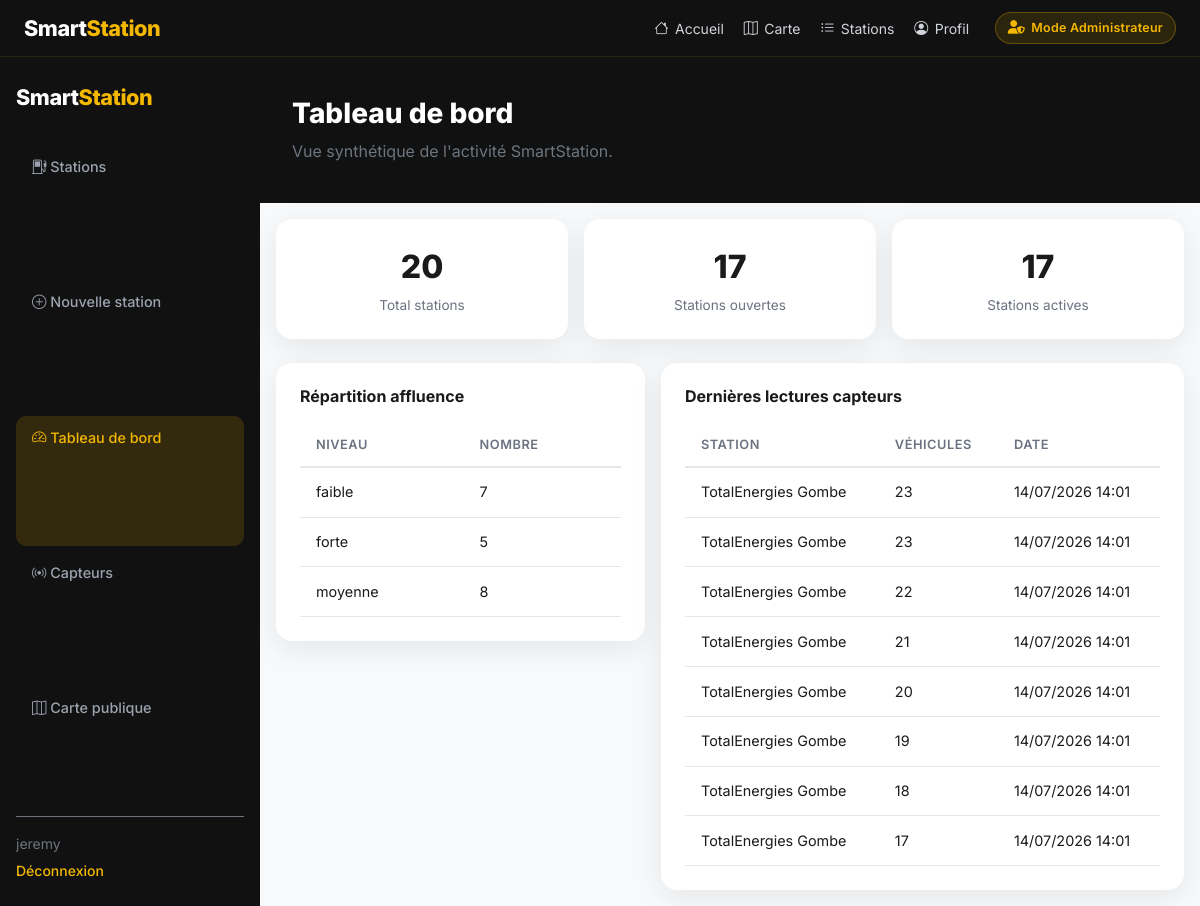
/administration/tableau-de-bord/ (signed in), run on the app's committed database.
### stations/models.py (models this page shows, shortened)
class HistoriqueCapteurs(models.Model):
    station = models.ForeignKey(
        StationService,
        on_delete=models.CASCADE,
        related_name="historiques",
    )
    nombre_vehicules = models.PositiveIntegerField()
    timestamp = models.DateTimeField(auto_now_add=True)
    class Meta:
        ordering = ["-timestamp"]

class StationService(models.Model):
    STATUT_OUVERTE = "ouverte"
    STATUT_FERMEE = "fermee"
    STATUT_CHOICES = [
        (STATUT_OUVERTE, "Ouverte"),
        (STATUT_FERMEE, "Fermée"),
    ]
    AFFLUENCE_FAIBLE = "faible"
    AFFLUENCE_MOYENNE = "moyenne"
    AFFLUENCE_FORTE = "forte"
    AFFLUENCE_CHOICES = [
        (AFFLUENCE_FAIBLE, "Faible"),
        (AFFLUENCE_MOYENNE, "Moyenne"),
        (AFFLUENCE_FORTE, "Forte"),
    ]
    nom = models.CharField(max_length=255)
    adresse = models.CharField(max_length=500, blank=True, default="")
    latitude = models.FloatField()
    longitude = models.FloatField()
    telephone = models.CharField(max_length=30, blank=True, default="")
    carburants = models.CharField(
        max_length=255,
        default="Essence, Gasoil",
        help_text="Carburants proposés, séparés par des virgules.",
    )
    capacite_max = models.PositiveIntegerField(default=30)
    statut = models.CharField(
        max_length=10,
        choices=STATUT_CHOICES,
        default=STATUT_OUVERTE,
    )
    carburant_disponible = models.BooleanField(default=True)
    nombre_vehicules = models.PositiveIntegerField(default=0)
    niveau_affluence = models.CharField(
        max_length=10,
        choices=AFFLUENCE_CHOICES,
        default=AFFLUENCE_FAIBLE,
    )
    date_mise_a_jour = models.DateTimeField(auto_now=True)
    class Meta:
        ordering = ["nom"]

### stations/views.py (the view)
# urls.py: path("administration/tableau-de-bord/", DashboardView.as_view(), name="admin-dashboard"),
class DashboardView(AdminRequiredMixin, TemplateView):
    template_name = "stations/dashboard.html"
    def get_context_data(self, **kwargs: Any) -> dict[str, Any]:
        from django.db.models import Count
        context = super().get_context_data(**kwargs)
        context.update(
            {
                "total_stations": StationService.objects.count(),
                "stations_ouvertes": StationService.objects.filter(
                    statut=StationService.STATUT_OUVERTE
                ).count(),
                "stations_actives": StationService.objects.exclude(
                    statut=StationService.STATUT_FERMEE
                ).count(),
                "repartition_affluence": (
                    StationService.objects.values("niveau_affluence")
                    .annotate(total=Count("id"))
                    .order_by("niveau_affluence")
                ),
                "derniers_capteurs": HistoriqueCapteurs.objects.select_related(
                    "station"
                ).all()[:8],
            }
        )
        return context

### stations/views.py (called while the page is built)
    def test_func(self) -> bool:
        user = self.request.user
        return bool(user and (user.is_staff or user.is_superuser))

### templates/stations/dashboard.html (shortened to what this page needs)
{% extends "stations/base_admin.html" %}
{% block content %}
<header class="ss-admin-hero">
  <h1>Tableau de bord</h1>
  <p class="text-secondary mb-0">Vue synthétique de l'activité SmartStation.</p>
</header>
<div class="p-3">
  <div class="row g-3 mb-4">
    <div class="col-md-4"><div class="ss-card ss-stat-card"><div class="number">{{ total_stations }}</div><div class="label">Total stations</div></div></div>
    <div class="col-md-4"><div class="ss-card ss-stat-card"><div class="number">{{ stations_ouvertes }}</div><div class="label">Stations ouvertes</div></div></div>
    <div class="col-md-4"><div class="ss-card ss-stat-card"><div class="number">{{ stations_actives }}</div><div class="label">Stations actives</div></div></div>
  </div>
  <div class="row g-3">
    <div class="col-md-5">
      <div class="ss-card">
        <h2 class="h6 fw-bold mb-3">Répartition affluence</h2>
        <table class="ss-table">
          <thead><tr><th>Niveau</th><th>Nombre</th></tr></thead>
          <tbody>
            {% for item in repartition_affluence %}
              <tr><td>{{ item.niveau_affluence|default:"-" }}</td><td>{{ item.total }}</td></tr>
            {% endfor %}
          </tbody>
        </table>
      </div>
    </div>
    <div class="col-md-7">
      <div class="ss-card">
        <h2 class="h6 fw-bold mb-3">Dernières lectures capteurs</h2>
        <table class="ss-table">
          <thead><tr><th>Station</th><th>Véhicules</th><th>Date</th></tr></thead>
          <tbody>
            {% for h in derniers_capteurs %}
              <tr><td>{{ h.station.nom }}</td><td>{{ h.nombre_vehicules }}</td><td>{{ h.timestamp|date:"d/m/Y H:i" }}</td></tr>
            {% empty %}
              <tr><td colspan="3" class="text-muted">Aucune donnée.</td></tr>
            {% endfor %}
          </tbody>
        </table>
      </div>
    </div>
  </div>
</div>
{% endblock %}

### templates/stations/base_admin.html (shortened to what this page needs)
{% load static %}
<!doctype html>
<html lang="fr">
  <head>
    <link href="https://cdn.jsdelivr.net/npm/bootstrap@5.3.3/dist/css/bootstrap.min.css" rel="stylesheet" />
    <link href="https://cdn.jsdelivr.net/npm/bootstrap-icons@1.11.3/font/bootstrap-icons.min.css" rel="stylesheet" />
    <link href="https://cdnjs.cloudflare.com/ajax/libs/font-awesome/6.5.2/css/all.min.css" rel="stylesheet" />
    <link rel="stylesheet" href="{% static 'stations/css/smartstation.css' %}" />
  </head>
  <body class="ss-admin-body">
    {% include "stations/partials/navbar_admin.html" %}
    <div class="ss-admin-layout">
      <aside class="ss-admin-sidebar">
        <a href="{% url 'admin-stations' %}" class="ss-logo">
          <span class="ss-logo__smart">Smart</span><span class="ss-logo__station">Station</span>
        </a>
        <nav class="ss-admin-nav">
          <a href="{% url 'admin-stations' %}" class="{% if request.resolver_match.url_name == 'admin-stations' or request.resolver_match.url_name == 'admin-station-detail' %}active{% endif %}">
            <i class="bi bi-fuel-pump"></i> Stations
          </a>
          <a href="{% url 'station-create' %}" class="{% if request.resolver_match.url_name == 'station-create' %}active{% endif %}">
            <i class="bi bi-plus-circle"></i> Nouvelle station
          </a>
          <a href="{% url 'admin-dashboard' %}" class="{% if request.resolver_match.url_name == 'admin-dashboard' %}active{% endif %}">
            <i class="bi bi-speedometer2"></i> Tableau de bord
          </a>
          <a href="{% url 'admin-capteurs' %}" class="{% if request.resolver_match.url_name == 'admin-capteurs' %}active{% endif %}">
            <i class="bi bi-broadcast"></i> Capteurs
          </a>
          <a href="{% url 'map' %}"><i class="bi bi-map"></i> Carte publique</a>
        </nav>
        <div class="mt-auto pt-3 border-top border-secondary">
          <p class="small text-secondary mb-1">{{ user.username }}</p>
          {% include "stations/partials/logout_form.html" with action_url="admin-logout" button_class="ss-logout-btn ss-admin-logout-btn" icon=False label="Déconnexion" %}
        </div>
      </aside>
      <main class="ss-admin-main">
        {% block content %}{% endblock %}
      </main>
    </div>
  </body>
</html>

### static/stations/css/smartstation.css (style rules this page uses)
:root { --ss-black: #111111; --ss-yellow: #f5b800; --ss-yellow-hover: #e0a800; --ss-white: #ffffff; --ss-bg: #f8f9fa; --ss-text: #1a1a1a; --ss-muted: #6b7280; --ss-border: #e5e7eb; --ss-green: #22c55e; --ss-orange: #f97316; --ss-red: #ef4444; --ss-radius: 16px; --ss-radius-pill: 999px; --ss-shadow: 0 8px 30px rgba(0, 0, 0, 0.08); --ss-shadow-lg: 0 20px 50px rgba(0, 0, 0, 0.12); --ss-transition: 0.2s ease; }
*, *::before, *::after { box-sizing: border-box; }
body { margin: 0; font-family: "Inter", system-ui, sans-serif; background: var(--ss-bg); color: var(--ss-text); -webkit-font-smoothing: antialiased; }
a { color: inherit; text-decoration: none; }
.ss-logo { font-weight: 800; font-size: 1.35rem; letter-spacing: -0.02em; }
.ss-logo__smart { color: var(--ss-white); }
.ss-logo__station { color: var(--ss-yellow); }
.ss-card { background: var(--ss-white); border-radius: var(--ss-radius); box-shadow: var(--ss-shadow); padding: 1.5rem; transition: transform var(--ss-transition), box-shadow var(--ss-transition); }
.ss-stat-card { text-align: center; padding: 1.5rem; }
.ss-stat-card .number { font-size: 2rem; font-weight: 800; color: var(--ss-text); }
.ss-stat-card .label { font-size: 0.85rem; color: var(--ss-muted); margin-top: 0.25rem; }
.ss-admin-hero { background: var(--ss-black); color: var(--ss-white); padding: 2rem 2rem 2.5rem; }
.ss-admin-hero h1 { font-size: 1.75rem; font-weight: 800; margin: 0.5rem 0; }
.ss-table { width: 100%; border-collapse: collapse; font-size: 0.9rem; }
.ss-table th { text-align: left; padding: 0.75rem 1rem; border-bottom: 2px solid var(--ss-border); font-weight: 600; color: var(--ss-muted); font-size: 0.8rem; text-transform: uppercase; letter-spacing: 0.04em; }
.ss-table td { padding: 0.85rem 1rem; border-bottom: 1px solid var(--ss-border); }
.ss-admin-body { min-height: 100vh; display: flex; flex-direction: column; background: var(--ss-bg); }
.ss-admin-layout { flex: 1; min-height: 0; display: grid; grid-template-columns: 260px 1fr; }
.ss-admin-sidebar { background: var(--ss-black); color: var(--ss-white); padding: 1.5rem 1rem; display: flex; flex-direction: column; }
.ss-admin-sidebar .ss-logo { margin-bottom: 2rem; display: block; }
.ss-admin-nav { display: grid; gap: 0.35rem; flex: 1; }
.ss-admin-nav a { padding: 0.65rem 1rem; border-radius: 10px; color: #9ca3af; font-weight: 500; font-size: 0.9rem; transition: all var(--ss-transition); }
.ss-admin-nav a:hover, .ss-admin-nav a.active { background: rgba(245, 184, 0, 0.15); color: var(--ss-yellow); }
.ss-admin-main { background: var(--ss-bg); min-height: 0; overflow-y: auto; }

### data on the page
HistoriqueCapteurs: station.nom "TotalEnergies Gombe", nombre_vehicules "23", timestamp "14/07/2026 14:01"
HistoriqueCapteurs: station.nom "TotalEnergies Gombe", nombre_vehicules "23", timestamp "14/07/2026 14:01"
HistoriqueCapteurs: station.nom "TotalEnergies Gombe", nombre_vehicules "22", timestamp "14/07/2026 14:01"
HistoriqueCapteurs: station.nom "TotalEnergies Gombe", nombre_vehicules "21", timestamp "14/07/2026 14:01"
HistoriqueCapteurs: station.nom "TotalEnergies Gombe", nombre_vehicules "20", timestamp "14/07/2026 14:01"
HistoriqueCapteurs: station.nom "TotalEnergies Gombe", nombre_vehicules "19", timestamp "14/07/2026 14:01"
HistoriqueCapteurs: station.nom "TotalEnergies Gombe", nombre_vehicules "18", timestamp "14/07/2026 14:01"
HistoriqueCapteurs: station.nom "TotalEnergies Gombe", nombre_vehicules "17", timestamp "14/07/2026 14:01"

### other printed values
{{ user.username }} "jeremy"
{{ label|default:"Déconnexion" }} "Déconnexion"
{{ total_stations }} "20"
{{ stations_ouvertes }} "17"
{{ stations_actives }} "17"
{{ item.niveau_affluence|default:"-" }} "faible" "forte" "moyenne"
{{ item.total }} "7" "5" "8"
